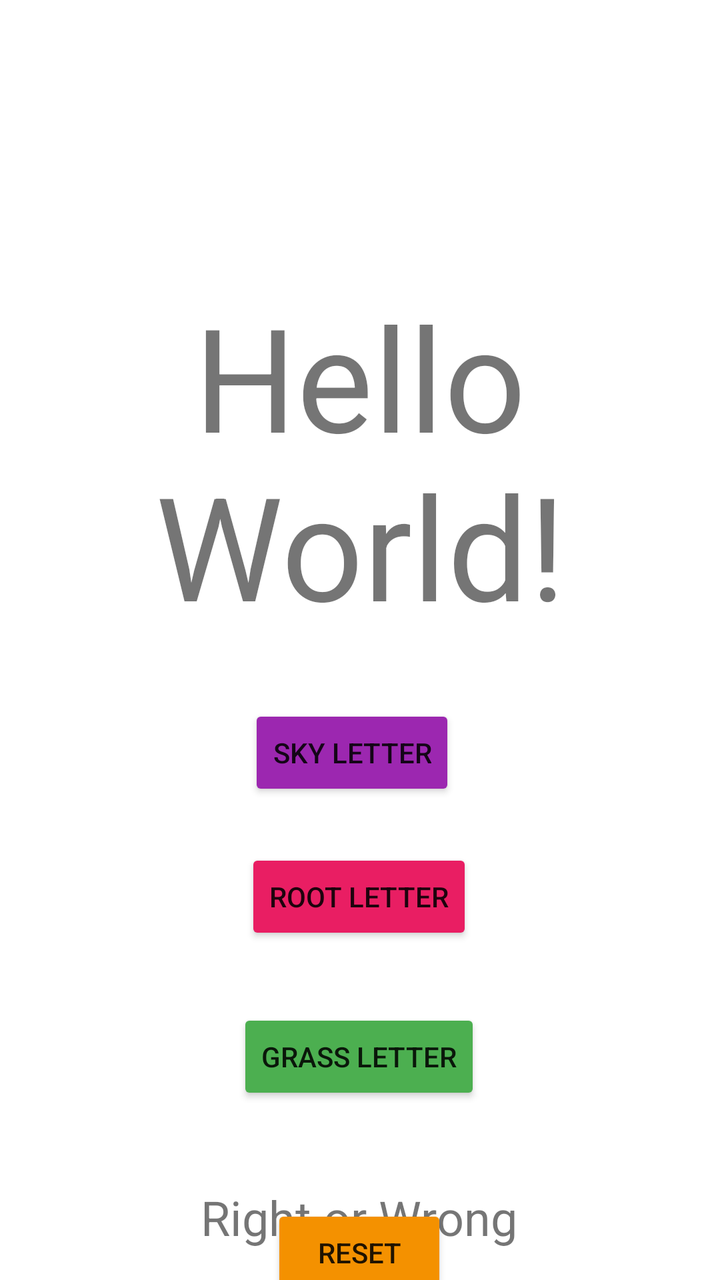
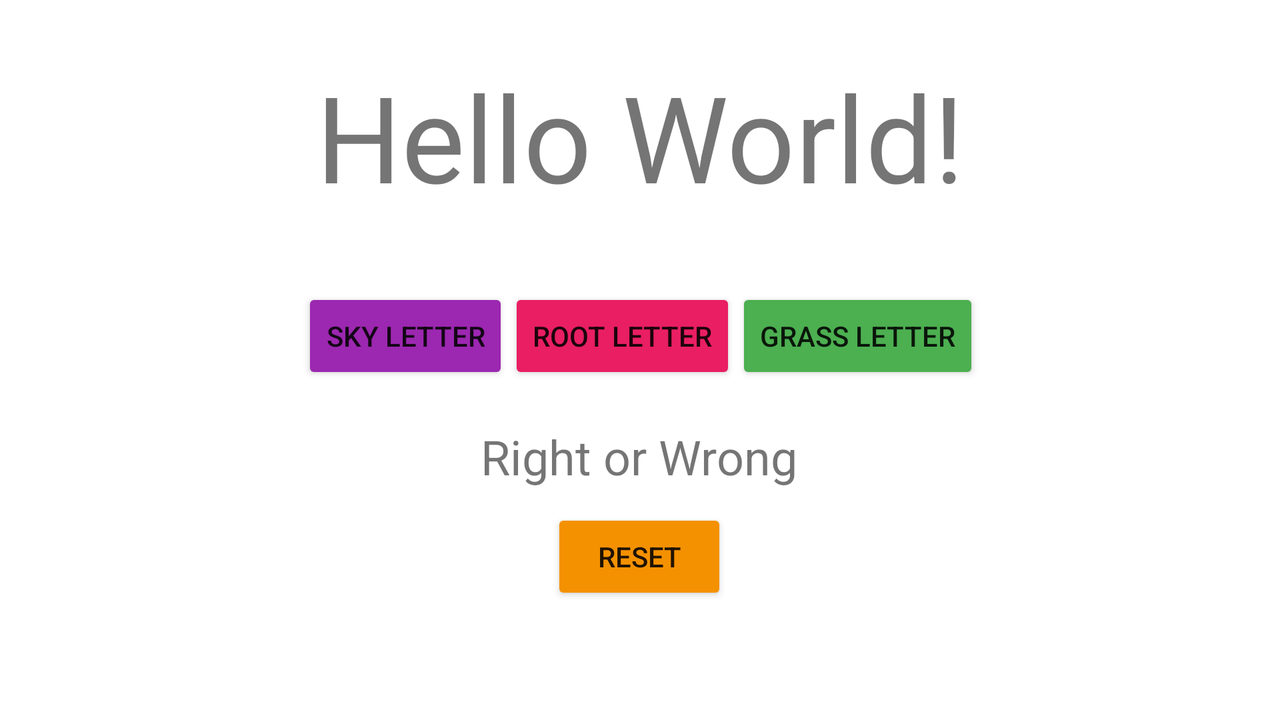

First picture: res/layout/ on a phone held upright. Second picture: the repository's own variant of that layout, on a device whose configuration matches the variant's folder. Source for both follows.
<!-- AndroidManifest.xml: application theme Theme.FinalGameApp -->
<!-- res/layout/fragment_game.xml -->
<?xml version="1.0" encoding="utf-8"?>
<androidx.constraintlayout.widget.ConstraintLayout xmlns:android="http://schemas.android.com/apk/res/android"
    xmlns:app="http://schemas.android.com/apk/res-auto"
    xmlns:tools="http://schemas.android.com/tools"
    android:layout_width="match_parent"
    android:layout_height="match_parent"
    tools:context=".MainActivity">
 
    <TextView
        android:id="@+id/letter_text_view"
        android:layout_width="wrap_content"
        android:layout_height="wrap_content"
        android:layout_marginTop="140dp"
        android:gravity="center"
        android:text="Hello World!"
        android:textSize="72sp"
        app:layout_constraintEnd_toEndOf="parent"
        app:layout_constraintStart_toStartOf="parent"
        app:layout_constraintTop_toTopOf="parent" />

    <Button
        android:id="@+id/sky_button"
        android:layout_width="wrap_content"
        android:layout_height="wrap_content"
        android:layout_marginTop="32dp"
        android:layout_marginEnd="8dp"
        android:backgroundTint="#9C27B0"
        android:text="Sky Letter"
        app:layout_constraintEnd_toEndOf="parent"
        app:layout_constraintStart_toStartOf="parent"
        app:layout_constraintTop_toBottomOf="@id/letter_text_view" />

    <Button
        android:id="@+id/root_button"
        android:layout_width="wrap_content"
        android:layout_height="wrap_content"
        android:layout_marginTop="24dp"
        android:backgroundTint="#E91E63"
        android:text="Root Letter"
        app:layout_constraintEnd_toEndOf="@+id/sky_button"
        app:layout_constraintHorizontal_bias="0.181"
        app:layout_constraintStart_toStartOf="@+id/sky_button"
        app:layout_constraintTop_toBottomOf="@+id/sky_button" />

    <Button
        android:id="@+id/grass_button"
        android:layout_width="wrap_content"
        android:layout_height="wrap_content"
        android:layout_marginTop="32dp"
        android:backgroundTint="#4CAF50"
        android:text="Grass Letter"
        app:layout_constraintEnd_toEndOf="@+id/root_button"
        app:layout_constraintStart_toStartOf="@+id/root_button"
        app:layout_constraintTop_toBottomOf="@+id/root_button" />

    <TextView
        android:id="@+id/answer_text_view"
        android:layout_width="wrap_content"
        android:layout_height="wrap_content"
        android:layout_marginTop="40dp"
        android:gravity="center"
        android:text="Right or Wrong"
        android:textSize="24sp"
        app:layout_constraintEnd_toEndOf="@+id/grass_button"
        app:layout_constraintStart_toStartOf="@+id/grass_button"
        app:layout_constraintTop_toBottomOf="@+id/grass_button" />

    <Button
        android:id="@+id/resetBtn"
        android:layout_width="wrap_content"
        android:layout_height="wrap_content"
        android:backgroundTint="#F49100"
        android:text="Reset"
        app:layout_constraintBottom_toBottomOf="parent"
        app:layout_constraintEnd_toEndOf="@+id/answer_text_view"
        app:layout_constraintStart_toStartOf="@+id/answer_text_view"
        app:layout_constraintTop_toBottomOf="@+id/answer_text_view"
        app:layout_constraintVertical_bias="0.692" />
</androidx.constraintlayout.widget.ConstraintLayout>
<!-- resources referenced by this layout -->
<resources>
  <style name="Theme.FinalGameApp" parent="Theme.MaterialComponents.DayNight.DarkActionBar">
          
          <item name="colorPrimary">@color/purple_500</item>
          <item name="colorPrimaryVariant">@color/purple_700</item>
          <item name="colorOnPrimary">@color/white</item>
          
          <item name="colorSecondary">@color/teal_200</item>
          <item name="colorSecondaryVariant">@color/teal_700</item>
          <item name="colorOnSecondary">@color/black</item>
          
          <item name="android:statusBarColor">?attr/colorPrimaryVariant</item>
          
      </style>
</resources>
<!-- res/layout-land/fragment_game.xml (the author's variant of the layout above) -->
<!-- drawn on the phone turned sideways -->
<?xml version="1.0" encoding="utf-8"?>
<ScrollView

    xmlns:android="http://schemas.android.com/apk/res/android"
    xmlns:app="http://schemas.android.com/apk/res-auto"
    xmlns:tools="http://schemas.android.com/tools"
    android:layout_width="match_parent"
    android:layout_height="match_parent">

<androidx.constraintlayout.widget.ConstraintLayout
    android:layout_width="match_parent"
    android:layout_height="match_parent"
    tools:context=".MainActivity">

    <TextView
        android:id="@+id/letter_text_view"
        android:layout_width="wrap_content"
        android:layout_height="wrap_content"
        android:layout_marginTop="28dp"
        android:gravity="center"
        android:text="Hello World!"
        android:textSize="60sp"
        app:layout_constraintEnd_toEndOf="parent"
        app:layout_constraintStart_toStartOf="parent"
        app:layout_constraintTop_toTopOf="parent" />

    <TextView
        android:id="@+id/answer_text_view"
        android:layout_width="wrap_content"
        android:layout_height="wrap_content"
        android:layout_marginTop="20dp"
        android:gravity="center"
        android:text="Right or Wrong"
        android:textSize="24sp"
        app:layout_constraintEnd_toEndOf="parent"
        app:layout_constraintHorizontal_bias="0.499"
        app:layout_constraintStart_toStartOf="parent"
        app:layout_constraintTop_toBottomOf="@+id/linearLayout" />

    <Button
        android:id="@+id/resetBtn"
        android:layout_width="wrap_content"
        android:layout_height="wrap_content"
        android:layout_marginTop="10dp"
        android:backgroundTint="#F49100"
        android:text="Reset"
        app:layout_constraintBottom_toBottomOf="parent"
        app:layout_constraintEnd_toEndOf="@+id/answer_text_view"
        app:layout_constraintStart_toStartOf="@+id/answer_text_view"
        app:layout_constraintTop_toBottomOf="@+id/answer_text_view"
        app:layout_constraintVertical_bias="0.0" />

    <LinearLayout
        android:id="@+id/linearLayout"
        android:layout_width="wrap_content"
        android:layout_height="wrap_content"
        android:layout_marginTop="36dp"
        android:orientation="horizontal"
        app:layout_constraintEnd_toEndOf="@+id/letter_text_view"
        app:layout_constraintStart_toStartOf="@+id/letter_text_view"
        app:layout_constraintTop_toBottomOf="@+id/letter_text_view">

        <Button
            android:id="@+id/sky_button"
            android:layout_width="wrap_content"
            android:layout_height="wrap_content"
            android:backgroundTint="#9C27B0"
            android:text="Sky Letter" />

        <Button
            android:id="@+id/root_button"
            android:layout_width="wrap_content"
            android:layout_height="wrap_content"
            android:backgroundTint="#E91E63"
            android:text="Root Letter" />

        <Button
            android:id="@+id/grass_button"
            android:layout_width="wrap_content"
            android:layout_height="wrap_content"
            android:backgroundTint="#4CAF50"
            android:text="Grass Letter" />
    </LinearLayout>
</androidx.constraintlayout.widget.ConstraintLayout>

</ScrollView>
